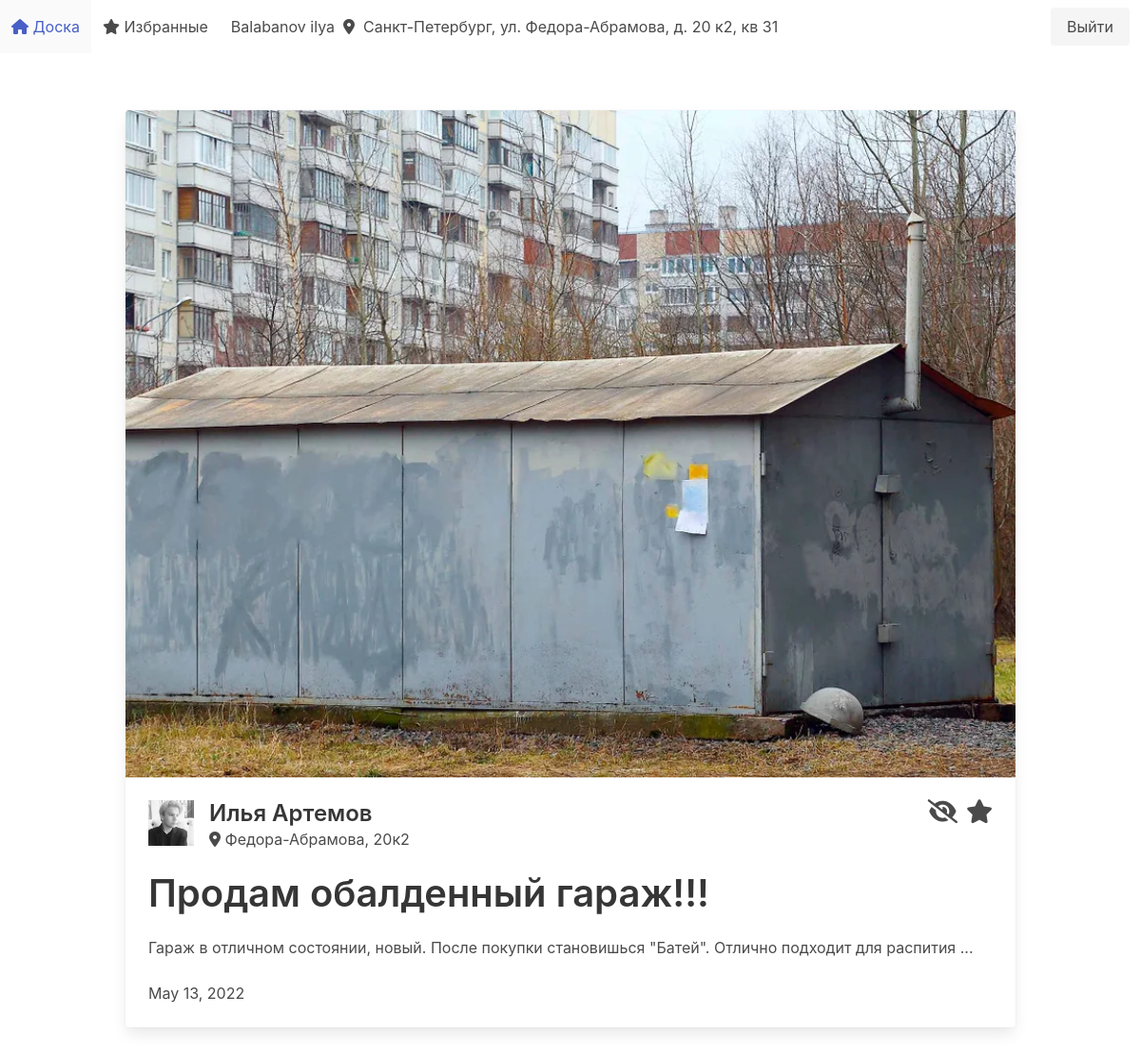
The app's page /notice/6/ (signed in) with its own data.
### user_auth/models.py (models this page shows, shortened)
class Account(AbstractUser):
    image = models.ImageField(upload_to='images/', null=True, blank=True)
    address = models.ForeignKey('Address', on_delete=models.CASCADE, null=True)

class Address(models.Model):
    city = models.CharField(max_length=64)
    population_centers = models.CharField(max_length=64, null=True, blank=True)
    street = models.CharField(max_length=64)
    house = models.CharField(max_length=64)
    building = models.CharField(max_length=64, null=True, blank=True)
    flat = models.CharField(max_length=64)
    def short(self):
        return f'{self.street}, {self.house}к{self.building}'
    def __str__(self):
        return f'{self.city}, ул. {self.street}, д. {self.house} к{self.building}, кв {self.flat}'

### board/models.py (models this page shows, shortened)
class Notice(models.Model):
    title = models.CharField(max_length=2000)
    text = models.CharField(max_length=2000)
    image = models.ImageField(upload_to='images/', null=True, blank=True)
    author = models.ForeignKey(Account, on_delete=models.CASCADE)
    created = models.DateField(auto_now_add=True)
    relation = models.ManyToManyField('user_auth.Account', through='board.AccountNoticeRelation', related_name='relation')
    def text_preview(self):
        return self.text[:100] + '...'

### board/views.py (the view)
# urls.py: path('notice/<int:notice_pk>/', notice),
def notice(request, notice_pk):
    context = {
        'notice': Notice.objects.get(pk=notice_pk),
        'full': True
    }
    return render(request, 'board/notice.html', context)

### templates/board/notice.html
{% extends 'layouts/base.html' %}
{% block content %}
    <div class="container is-max-desktop">
        {% include 'includes/notice_view.html' with notice=notice full=full %}
    </div>
{% endblock %}

### templates/layouts/base.html (shortened to what this page needs)
<!DOCTYPE html>
<html lang="en">
<head>
    <link rel="stylesheet" href="https://cdn.jsdelivr.net/npm/bulma@0.9.3/css/bulma.min.css">
    {% load static %}
    <link rel="stylesheet" type="text/css" href="{% static 'board/css/main.css' %}">
</head>
<body>
<nav class="navbar" role="navigation" aria-label="main navigation">
    <div id="navbarBasicExample" class="navbar-menu">
        <div class="navbar-start">
            <a class="navbar-item" href="/">
                <i class="fa-solid fa-house"></i> &nbsp;Доска
            </a>
            <a class="navbar-item" href="/favorites">
                <i class="fa-solid fa-star"></i>&nbsp;Избранные
            </a>
            {% if request.user.is_authenticated %}
                <a class="navbar-item" href="/auth/profile">
                    {{ user.last_name }}&nbsp;{{ user.first_name }}
                    &nbsp <i class="fa-solid fa-location-dot"></i> &nbsp
                    {{ user.address }}
                </a>
            {% endif %}
        </div>
        <div class="navbar-end">
            <div class="navbar-item">
                <div class="buttons">
                    <a href="/auth/logout"
                       class="button is-light">
                        Выйти
                    </a>
                </div>
            </div>
        </div>
    </div>
</nav>
<section class="section">
    {% block content %}
    {% endblock %}
</section>
</body>
</html>

### templates/includes/notice_view.html (shortened to what this page needs)
{% if full %}
    <div class="card m-3">
{% else %}
    <div class="card m-3 column is-one-quarter">
{% endif %}
    <div class="card-image">
        <figure class="image is-4by3">
            {% load static %}
            <img src="
                    {% if notice.image %}
                        {{ notice.image.url }}
                    {% else %}
                        {% static 'board/images/mock.jpg' %}
                    {% endif %}
                    "
                 alt="Placeholder image" class="custom-image">
        </figure>
    </div>
    <div class="card-content">
        <div class="media">
            <div class="media-left">
                <figure class="image is-48x48 is-square">
                    <img src="
                    {% if notice.author.image %}
                        {{ notice.author.image.url }}
                    {% else %}
                        https://bulma.io/images/placeholders/96x96.png
                    {% endif %}
                    " alt="Placeholder image"
                      class="custom-image">
                </figure>
            </div>
            <div class="media-content">
                <p class="title is-4">{{ notice.author.first_name }} {{ notice.author.last_name }}</p>
                <p class="subtitle is-6">
                    <i class="fa-solid fa-location-dot"></i>
                    {{ notice.author.address.short }}
                </p>
            </div>
            <i class="fa-solid fa-eye-slash icon-medium icon-animation" action="hide" data="{{ notice.pk }}"></i>
            <i
                    class="
                        fa-solid fa-star
                        icon-medium icon-animation
                        icon-favorite
                        "
                    action="favorite"
                    data="{{ notice.pk }}"
            ></i>
        </div>
        <div class="content">
            <a href="notice/{{ notice.pk }}/">
                <h2 class="title is-2"> {{ notice.title }}</h2>
            </a>
            {{ notice.text_preview }}
            <br>
        </div>
        <time datetime="2016-1-1">{{ notice.created }}</time>
    </div>
</div>

### board/static/board/css/main.css (style rules this page uses)
.custom-image { object-fit: cover; }
.icon-medium { font-size: 25px; }
.icon-animation { transition: transform ease-out 0.1s, background 0.2s; }

### records on screen
Account: last_name "Balabanov", first_name "ilya", address "Санкт-Петербург, ул. Федора-Абрамова, д. 20 к2, кв 31"
Notice: image (picture), author.image (picture), author.first_name "Илья", author.last_name "Артемов", author.address.short "Федора-Абрамова, 20к2", title "Продам обалденный гараж!!!", text_preview "Гараж в отличном состоянии, новый. После покупки становишься \"Батей\". Отлично подходит для распития ...", created "May 13, 2022"
